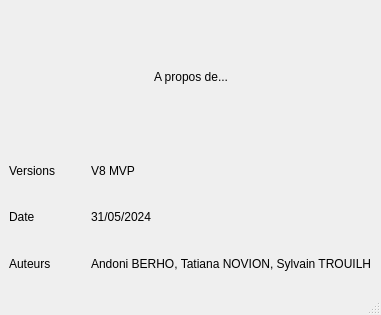
<?xml version="1.0" encoding="UTF-8"?>
<ui version="4.0">
 <class>AProposDe</class>
 <widget class="QMainWindow" name="AProposDe">
  <property name="geometry">
   <rect>
    <x>0</x>
    <y>0</y>
    <width>381</width>
    <height>315</height>
   </rect>
  </property>
  <property name="windowTitle">
   <string>MainWindow</string>
  </property>
  <widget class="QWidget" name="centralwidget">
   <layout class="QVBoxLayout" name="verticalLayout">
    <item>
     <layout class="QHBoxLayout" name="horizontalLayout">
      <property name="spacing">
       <number>2</number>
      </property>
      <property name="sizeConstraint">
       <enum>QLayout::SetFixedSize</enum>
      </property>
      <item>
       <spacer name="horizontalSpacer">
        <property name="orientation">
         <enum>Qt::Horizontal</enum>
        </property>
        <property name="sizeHint" stdset="0">
         <size>
          <width>40</width>
          <height>20</height>
         </size>
        </property>
       </spacer>
      </item>
      <item>
       <widget class="QLabel" name="label">
        <property name="text">
         <string>A propos de...</string>
        </property>
       </widget>
      </item>
      <item>
       <spacer name="horizontalSpacer_2">
        <property name="orientation">
         <enum>Qt::Horizontal</enum>
        </property>
        <property name="sizeHint" stdset="0">
         <size>
          <width>40</width>
          <height>20</height>
         </size>
        </property>
       </spacer>
      </item>
     </layout>
    </item>
    <item>
     <layout class="QGridLayout" name="gridLayout">
      <item row="0" column="0">
       <widget class="QLabel" name="label_2">
        <property name="text">
         <string>Versions</string>
        </property>
       </widget>
      </item>
      <item row="1" column="0">
       <widget class="QLabel" name="label_3">
        <property name="text">
         <string>Date</string>
        </property>
       </widget>
      </item>
      <item row="2" column="0">
       <widget class="QLabel" name="label_4">
        <property name="text">
         <string>Auteurs</string>
        </property>
       </widget>
      </item>
      <item row="2" column="1">
       <widget class="QLabel" name="label_5">
        <property name="text">
         <string>Andoni BERHO, Tatiana NOVION, Sylvain TROUILH</string>
        </property>
       </widget>
      </item>
      <item row="1" column="1">
       <widget class="QLabel" name="label_6">
        <property name="text">
         <string>31/05/2024</string>
        </property>
       </widget>
      </item>
      <item row="0" column="1">
       <widget class="QLabel" name="label_7">
        <property name="text">
         <string>V8 MVP</string>
        </property>
       </widget>
      </item>
     </layout>
    </item>
   </layout>
  </widget>
  <widget class="QMenuBar" name="menubar">
   <property name="geometry">
    <rect>
     <x>0</x>
     <y>0</y>
     <width>381</width>
     <height>22</height>
    </rect>
   </property>
  </widget>
  <widget class="QStatusBar" name="statusbar"/>
 </widget>
 <resources/>
 <connections/>
</ui>
